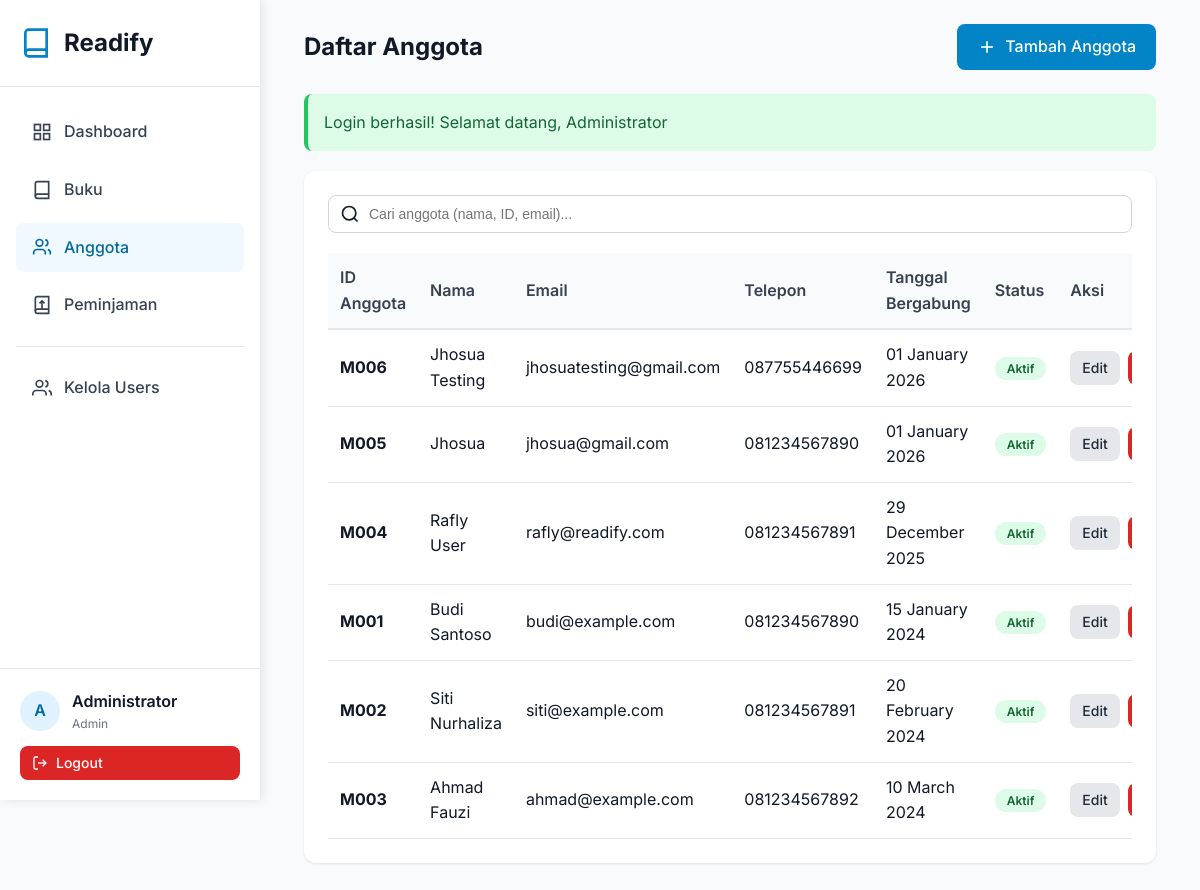
Page /pages/members/index.php (signed in) on the committed database.
### tables this page shows
CREATE TABLE `users` (
  `id` int NOT NULL AUTO_INCREMENT,
  `name` varchar(100) NOT NULL,
  `email` varchar(100) NOT NULL,
  `phone` varchar(20) DEFAULT NULL,
  `password` varchar(255) NOT NULL,
  `role` enum('admin','staff','member') DEFAULT 'member',
  `created_at` timestamp NULL DEFAULT CURRENT_TIMESTAMP,
  `updated_at` timestamp NULL DEFAULT CURRENT_TIMESTAMP ON UPDATE CURRENT_TIMESTAMP,
  PRIMARY KEY (`id`),
  UNIQUE KEY `email` (`email`)
);

CREATE TABLE `members` (
  `id` int NOT NULL AUTO_INCREMENT,
  `member_id` varchar(20) NOT NULL,
  `user_id` int DEFAULT NULL,
  `name` varchar(100) NOT NULL,
  `email` varchar(100) NOT NULL,
  `phone` varchar(20) DEFAULT NULL,
  `address` text,
  `join_date` date NOT NULL,
  `status` enum('active','inactive') DEFAULT 'active',
  `created_at` timestamp NULL DEFAULT CURRENT_TIMESTAMP,
  `updated_at` timestamp NULL DEFAULT CURRENT_TIMESTAMP ON UPDATE CURRENT_TIMESTAMP,
  PRIMARY KEY (`id`),
  UNIQUE KEY `member_id` (`member_id`),
  UNIQUE KEY `email` (`email`),
  KEY `idx_member_id` (`member_id`),
  KEY `idx_name` (`name`),
  KEY `idx_user_id` (`user_id`),
  CONSTRAINT `members_ibfk_1` FOREIGN KEY (`user_id`) REFERENCES `users` (`id`) ON DELETE SET NULL
);

### config/config.php (called while the page is built, shortened)
<?php
require_once BASE_PATH . '/config/database.php';
function isLoggedIn() {
    return isset($_SESSION['user_id']);
}
function getCurrentUser() {
    if (isLoggedIn()) {
        $db = new Database();
        $user = $db->fetchOne("SELECT id, name, email, role FROM users WHERE id = ?", [$_SESSION['user_id']]);
        return $user;
    }
    return null;
}
function isAdmin() {
    return isLoggedIn() && isset($_SESSION['user_role']) && $_SESSION['user_role'] === 'admin';
}
function formatDate($date) {
    return date('d F Y', strtotime($date));
}
function getFlashMessage() {
    if (isset($_SESSION['flash_message'])) {
        $message = [
            'type' => $_SESSION['flash_type'],
            'message' => $_SESSION['flash_message']
        ];
        return $message;
    }
    return null;
}

### config/database.php (called while the page is built, shortened)
<?php
class Database {
    private $host = DB_HOST;
    private $user = DB_USER;
    private $pass = DB_PASS;
    private $dbname = DB_NAME;
    private $conn;
    private function connect() {
        $this->conn = null;
        try {
            $dsn = "mysql:host=" . $this->host . ";dbname=" . $this->dbname . ";charset=utf8mb4";
            $options = [
                PDO::ATTR_ERRMODE => PDO::ERRMODE_EXCEPTION,
                PDO::ATTR_DEFAULT_FETCH_MODE => PDO::FETCH_ASSOC,
                PDO::ATTR_EMULATE_PREPARES => false,
            ];
            $this->conn = new PDO($dsn, $this->user, $this->pass, $options);
        } catch(PDOException $e) {
            $this->error = $e->getMessage();
            die("Connection failed: " . $this->error);
        }
    }
    public function query($sql, $params = []) {
        try {
            $stmt = $this->conn->prepare($sql);
            $stmt->execute($params);
            return $stmt;
        } catch(PDOException $e) {
            throw new Exception($e->getMessage());
        }
    }
    public function fetchAll($sql, $params = []) {
        $stmt = $this->query($sql, $params);
        return $stmt->fetchAll();
    }
    public function fetchOne($sql, $params = []) {
        $stmt = $this->query($sql, $params);
        return $stmt->fetch();
    }
}

### pages/members/index.php (the view, shortened to what this page needs)
<?php
require_once '../../config/config.php';
$db = new Database();
$page = isset($_GET['page']) ? (int)$_GET['page'] : 1;
$offset = ($page - 1) * ITEMS_PER_PAGE;
$search = isset($_GET['search']) ? sanitize($_GET['search']) : '';
$searchQuery = $search ? " WHERE name LIKE '%$search%' OR member_id LIKE '%$search%' OR email LIKE '%$search%'" : '';
$members = $db->fetchAll("SELECT * FROM members $searchQuery ORDER BY created_at DESC LIMIT " . ITEMS_PER_PAGE . " OFFSET $offset");
include_once '../../includes/header.php';
include_once '../../includes/sidebar.php';
?>
<div class="container">
    <div class="card-header">
        <h1 class="card-title">Daftar Anggota</h1>
        <a href="create.php" class="btn btn-primary">
            <svg width="20" height="20" viewBox="0 0 24 24" fill="none" stroke="currentColor" stroke-width="2">
                <line x1="12" y1="5" x2="12" y2="19"></line>
                <line x1="5" y1="12" x2="19" y2="12"></line>
            </svg>
            Tambah Anggota
        </a>
    </div>
    <?php
    $flash = getFlashMessage();
    if ($flash):
    ?>
        <div class="alert alert-<?php echo $flash['type']; ?>">
            <?php echo $flash['message']; ?>
        </div>
    <?php endif; ?>
    <div class="card">
        <form method="GET" action="" class="search-bar">
            <input type="text" name="search" class="form-control" placeholder="Cari anggota (nama, ID, email)..." value="<?php echo htmlspecialchars($search); ?>">
            <svg class="search-icon" width="20" height="20" viewBox="0 0 24 24" fill="none" stroke="currentColor" stroke-width="2">
                <circle cx="11" cy="11" r="8"></circle>
                <path d="m21 21-4.35-4.35"></path>
            </svg>
        </form>
        <div class="table-responsive">
            <table class="table">
                <thead>
                    <tr>
                        <th>ID Anggota</th>
                        <th>Nama</th>
                        <th>Email</th>
                        <th>Telepon</th>
                        <th>Tanggal Bergabung</th>
                        <th>Status</th>
                        <th>Aksi</th>
                    </tr>
                </thead>
                <tbody>
                    <?php if (empty($members)): ?>
                        <tr>
                            <td colspan="7" style="text-align: center; padding: 40px; color: var(--gray-500);">
                                Tidak ada anggota ditemukan
                            </td>
                        </tr>
                    <?php else: ?>
                        <?php foreach ($members as $member): ?>
                            <tr>
                                <td><strong><?php echo htmlspecialchars($member['member_id']); ?></strong></td>
                                <td><?php echo htmlspecialchars($member['name']); ?></td>
                                <td><?php echo htmlspecialchars($member['email']); ?></td>
                                <td><?php echo htmlspecialchars($member['phone']); ?></td>
                                <td><?php echo formatDate($member['join_date']); ?></td>
                                <td>
                                    <?php if ($member['status'] == 'active'): ?>
                                        <span class="badge badge-success">Aktif</span>
                                    <?php else: ?>
                                        <span class="badge badge-danger">Tidak Aktif</span>
                                    <?php endif; ?>
                                </td>
                                <td>
                                    <div style="display: flex; gap: 8px;">
                                        <a href="edit.php?id=<?php echo $member['id']; ?>" class="btn btn-sm btn-secondary">Edit</a>
                                        <a href="delete.php?id=<?php echo $member['id']; ?>" class="btn btn-sm btn-danger" onclick="return confirmDelete('Hapus anggota ini?')">Hapus</a>
                                    </div>
                                </td>
                            </tr>
                        <?php endforeach; ?>
                    <?php endif; ?>
                </tbody>
            </table>
        </div>
    </div>
</div>
<?php include_once '../../includes/footer.php'; ?>

### includes/sidebar.php
<?php
$currentPage = basename($_SERVER['PHP_SELF'], '.php');
$user = getCurrentUser();
?>
<div class="sidebar">
    <div class="sidebar-logo">
        <svg viewBox="0 0 24 24" fill="none" stroke="currentColor" stroke-width="2">
            <path d="M4 19.5A2.5 2.5 0 0 1 6.5 17H20"></path>
            <path d="M6.5 2H20v20H6.5A2.5 2.5 0 0 1 4 19.5v-15A2.5 2.5 0 0 1 6.5 2z"></path>
        </svg>
        <h1>Readify</h1>
    </div>
    <nav class="sidebar-nav">
        <a href="<?php echo SITE_URL; ?>/pages/dashboard.php" class="nav-item <?php echo $currentPage == 'dashboard' ? 'active' : ''; ?>">
            <svg viewBox="0 0 24 24" fill="none" stroke="currentColor" stroke-width="2">
                <rect x="3" y="3" width="7" height="7"></rect>
                <rect x="14" y="3" width="7" height="7"></rect>
                <rect x="14" y="14" width="7" height="7"></rect>
                <rect x="3" y="14" width="7" height="7"></rect>
            </svg>
            Dashboard
        </a>
        <a href="<?php echo SITE_URL; ?>/pages/books/index.php" class="nav-item <?php echo $currentPage == 'index' && strpos($_SERVER['PHP_SELF'], 'books') !== false ? 'active' : ''; ?>">
            <svg viewBox="0 0 24 24" fill="none" stroke="currentColor" stroke-width="2">
                <path d="M4 19.5A2.5 2.5 0 0 1 6.5 17H20"></path>
                <path d="M6.5 2H20v20H6.5A2.5 2.5 0 0 1 4 19.5v-15A2.5 2.5 0 0 1 6.5 2z"></path>
            </svg>
            Buku
        </a>
        <a href="<?php echo SITE_URL; ?>/pages/members/index.php" class="nav-item <?php echo $currentPage == 'index' && strpos($_SERVER['PHP_SELF'], 'members') !== false ? 'active' : ''; ?>">
            <svg viewBox="0 0 24 24" fill="none" stroke="currentColor" stroke-width="2">
                <path d="M16 21v-2a4 4 0 0 0-4-4H6a4 4 0 0 0-4 4v2"></path>
                <circle cx="9" cy="7" r="4"></circle>
                <path d="M22 21v-2a4 4 0 0 0-3-3.87"></path>
                <path d="M16 3.13a4 4 0 0 1 0 7.75"></path>
            </svg>
            Anggota
        </a>
        <a href="<?php echo SITE_URL; ?>/pages/loans/index.php" class="nav-item <?php echo $currentPage == 'index' && strpos($_SERVER['PHP_SELF'], 'loans') !== false ? 'active' : ''; ?>">
            <svg viewBox="0 0 24 24" fill="none" stroke="currentColor" stroke-width="2">
                <path d="M4 19.5A2.5 2.5 0 0 1 6.5 17H20"></path>
                <path d="M6.5 2H20v20H6.5A2.5 2.5 0 0 1 4 19.5v-15A2.5 2.5 0 0 1 6.5 2z"></path>
                <path d="M12 7v10"></path>
                <path d="M9 10l3-3 3 3"></path>
            </svg>
            Peminjaman
        </a>
        <?php if (isAdmin()): ?>
            <hr style="margin: 16px 0; border: none; border-top: 1px solid var(--gray-200);">
            <a href="<?php echo SITE_URL; ?>/pages/users/index.php" class="nav-item <?php echo $currentPage == 'index' && strpos($_SERVER['PHP_SELF'], 'users') !== false ? 'active' : ''; ?>">
                <svg viewBox="0 0 24 24" fill="none" stroke="currentColor" stroke-width="2">
                    <path d="M17 21v-2a4 4 0 0 0-4-4H5a4 4 0 0 0-4 4v2"></path>
                    <circle cx="9" cy="7" r="4"></circle>
                    <path d="M23 21v-2a4 4 0 0 0-3-3.87"></path>
                    <path d="M16 3.13a4 4 0 0 1 0 7.75"></path>
                </svg>
                Kelola Users
            </a>
        <?php endif; ?>
    </nav>
    <div class="sidebar-user">
        <div class="user-info">
            <div class="user-avatar"><?php echo strtoupper(substr($user['name'], 0, 1)); ?></div>
            <div>
                <div class="user-name"><?php echo htmlspecialchars($user['name']); ?></div>
                <div class="user-role"><?php echo ucfirst($user['role']); ?></div>
            </div>
        </div>
        <a href="<?php echo SITE_URL; ?>/pages/auth/logout.php" class="btn btn-danger btn-sm" style="width: 100%;">
            <svg width="16" height="16" viewBox="0 0 24 24" fill="none" stroke="currentColor" stroke-width="2">
                <path d="M9 21H5a2 2 0 0 1-2-2V5a2 2 0 0 1 2-2h4"></path>
                <polyline points="16 17 21 12 16 7"></polyline>
                <line x1="21" y1="12" x2="9" y2="12"></line>
            </svg>
            Logout
        </a>
    </div>
</div>
<div class="main-content">

### assets/css/style.css (style rules this page uses)
:root { --primary-50: #f0f9ff; --primary-100: #e0f2fe; --primary-500: #0ea5e9; --primary-600: #0284c7; --primary-700: #0369a1; --gray-50: #f9fafb; --gray-100: #f3f4f6; --gray-200: #e5e7eb; --gray-300: #d1d5db; --gray-500: #6b7280; --gray-600: #4b5563; --gray-700: #374151; --gray-800: #1f2937; --gray-900: #111827; }
* { margin: 0; padding: 0; box-sizing: border-box; }
body { font-family: "Inter", -apple-system, BlinkMacSystemFont, "Segoe UI", sans-serif; background-color: var(--gray-50); color: var(--gray-900); line-height: 1.6; }
.container { max-width: 1200px; margin: 0 auto; padding: 0 20px; }
.sidebar { position: fixed; top: 0; left: 0; height: 100vh; width: 260px; background: white; box-shadow: 2px 0 10px rgba(0, 0, 0, 0.1); z-index: 1000; overflow-y: auto; }
.sidebar-logo { padding: 24px 20px; border-bottom: 1px solid var(--gray-200); display: flex; align-items: center; gap: 12px; }
.sidebar-logo svg { width: 32px; height: 32px; color: var(--primary-600); }
.sidebar-logo h1 { font-size: 24px; font-weight: 700; color: var(--gray-900); }
.sidebar-nav { padding: 20px 16px; }
.nav-item { display: flex; align-items: center; gap: 12px; padding: 12px 16px; margin-bottom: 8px; border-radius: 8px; color: var(--gray-700); text-decoration: none; transition: all 0.2s; font-weight: 500; }
.nav-item.active { background-color: var(--primary-50); color: var(--primary-700); }
.nav-item svg { width: 20px; height: 20px; }
.sidebar-user { position: absolute; bottom: 0; left: 0; right: 0; padding: 20px; border-top: 1px solid var(--gray-200); }
.user-info { display: flex; align-items: center; gap: 12px; margin-bottom: 12px; }
.user-avatar { width: 40px; height: 40px; border-radius: 50%; background: var(--primary-100); display: flex; align-items: center; justify-content: center; font-weight: 600; color: var(--primary-700); }
.user-name { font-weight: 600; color: var(--gray-900); }
.user-role { font-size: 12px; color: var(--gray-500); }
.main-content { margin-left: 260px; padding: 24px; min-height: 100vh; }
.card { background: white; border-radius: 12px; box-shadow: 0 1px 3px rgba(0, 0, 0, 0.1); padding: 24px; margin-bottom: 24px; }
.card-header { display: flex; justify-content: space-between; align-items: center; margin-bottom: 24px; }
.card-title { font-size: 24px; font-weight: 700; color: var(--gray-900); }
.btn { padding: 10px 20px; border-radius: 8px; font-weight: 500; cursor: pointer; border: none; transition: all 0.2s; text-decoration: none; display: inline-flex; align-items: center; gap: 8px; }
.btn-primary { background-color: var(--primary-600); color: white; }
.btn-secondary { background-color: var(--gray-200); color: var(--gray-800); }
.btn-danger { background-color: #dc2626; color: white; }
.btn-sm { padding: 6px 12px; font-size: 14px; }
.form-control { width: 100%; padding: 10px 16px; border: 1px solid var(--gray-300); border-radius: 8px; font-size: 14px; transition: all 0.2s; }
.table-responsive { overflow-x: auto; }
.table { width: 100%; border-collapse: collapse; }
.table th { background-color: var(--gray-50); padding: 12px; text-align: left; font-weight: 600; color: var(--gray-700); border-bottom: 2px solid var(--gray-200); }
.table td { padding: 12px; border-bottom: 1px solid var(--gray-200); }
.badge { padding: 4px 12px; border-radius: 12px; font-size: 12px; font-weight: 600; }
.badge-success { background-color: #dcfce7; color: #166534; }
.alert { padding: 16px; border-radius: 8px; margin-bottom: 20px; }
.alert-success { background-color: #dcfce7; color: #166534; border-left: 4px solid #22c55e; }
.search-bar { position: relative; margin-bottom: 20px; }
.search-bar input { padding-left: 40px; }
.search-icon { position: absolute; left: 12px; top: 50%; transform: translateY(-50%); color: var(--gray-400); }

### rows in the picture
users: name "A", name "Administrator", role "Admin"
members: member "M006", name "Jhosua Testing", email "jhosuatesting@gmail.com", phone "087755446699", join_date "01 January 2026", status "Aktif"
members: member "M005", name "Jhosua", email "jhosua@gmail.com", phone "081234567890", join_date "01 January 2026", status "Aktif"
members: member "M004", name "Rafly User", email "rafly@readify.com", phone "081234567891", join_date "29 December 2025", status "Aktif"
members: member "M001", name "Budi Santoso", email "budi@example.com", phone "081234567890", join_date "15 January 2024", status "Aktif"
members: member "M002", name "Siti Nurhaliza", email "siti@example.com", phone "081234567891", join_date "20 February 2024", status "Aktif"
members: member "M003", name "Ahmad Fauzi", email "ahmad@example.com", phone "081234567892", join_date "10 March 2024", status "Aktif"

### other values in the picture
$flash['message'] "Login berhasil! Selamat datang, Administrator"
